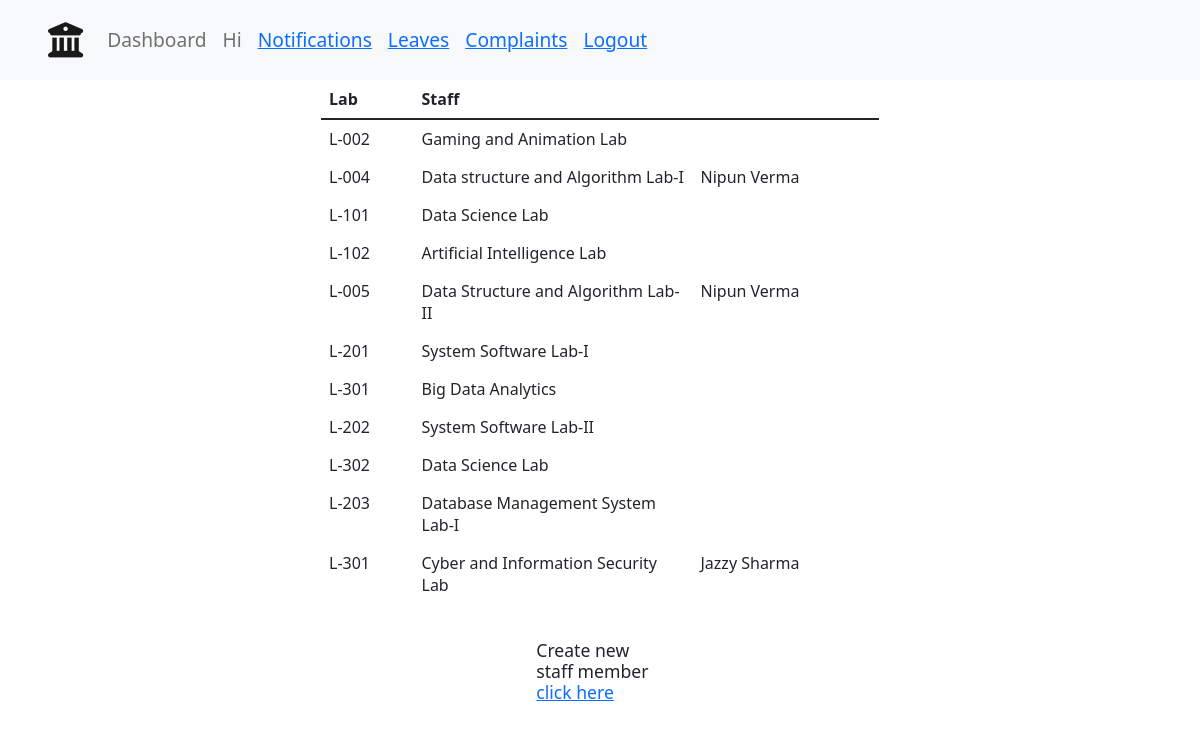
The app's page /admin-dashboard/labs-list/ (signed in), older data.
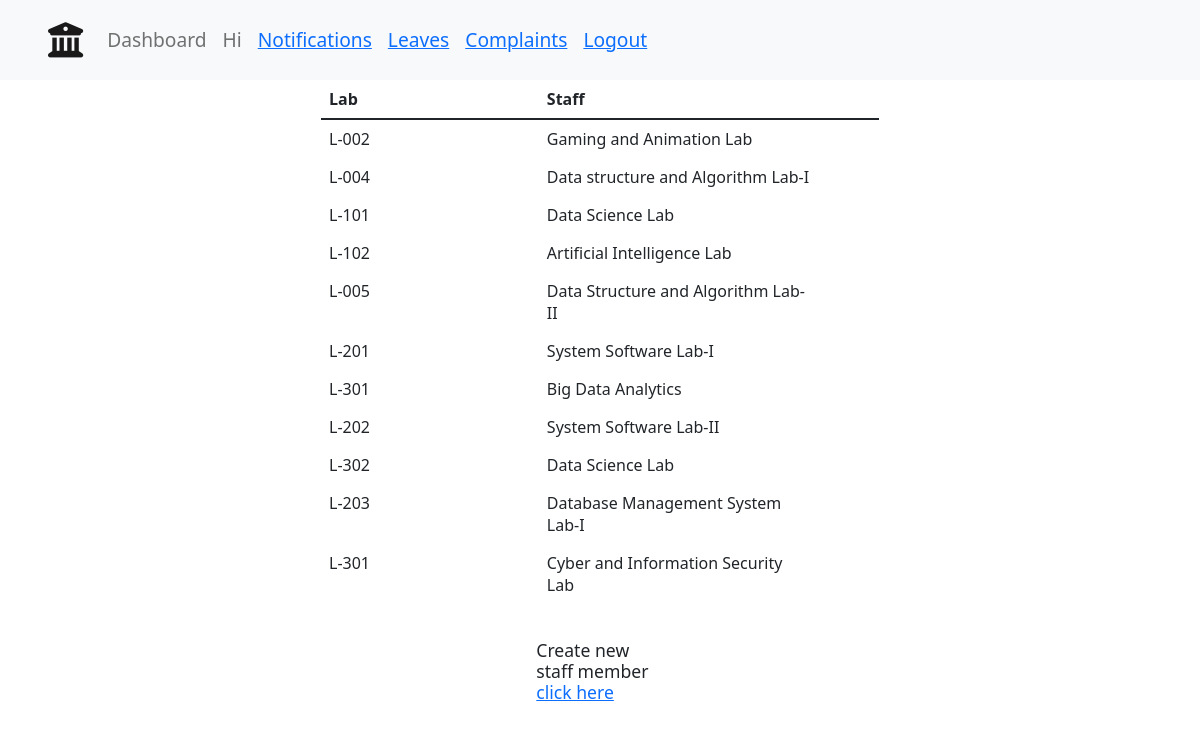
The same page, newer data.
### main/models.py (models this page shows, shortened)
class Lab(models.Model):
    lab = models.CharField(max_length=20, blank=False)
    name = models.CharField(max_length=255, blank=True)
    floor = models.CharField(max_length=10,blank=False, null=False)
    staff = models.ForeignKey("Staff", on_delete=SET_NULL, null=True, blank=True)

class Staff(models.Model):
    name=models.CharField(max_length=100)
    mobile_number=models.IntegerField()
    email=models.EmailField()
    category=models.ForeignKey('Category',on_delete=CASCADE)
    designation=models.ForeignKey('Designation',on_delete=CASCADE)
    agency = models.ForeignKey('Agency',on_delete=CASCADE)

### main/views.py (the view)
# urls.py: path('admin-dashboard/labs-list/', views.adminLabs, name='adminLabs'),
def adminLabs(request):
	if request.user.is_staff:
		labs=Lab.objects.all()
		return render(request, "admin/adminLabs.html", {"labs": labs})
	else:
		return render(request, "pagenotfound.html")

### templates/admin/adminLabs.html
{% extends 'base.html' %}
{% load static %}
{% block body %}
{% include 'navbar.html' with staff=staff%}
<div class="container">
<div class="labs-table">
    <table class="table">
        <thead>
          <tr>
            <th scope="col">Lab</th>
            <th scope="col" style="width: 50%;">Staff</th>
          </tr>
        </thead>
        <tbody>
            {% for lab in labs %}
          <tr>
            <td>{{lab.lab}}</td>
            <td>{{lab.name}}</td>
            <td>{{lab.staff.name}}</td>
          </tr>
          {% endfor %}
        </tbody>
      </table>
    <div class="new-user-form">
        <h6>Create new staff member <a href="#">click here</a></h6>
    </div>
    </div>
</div>
{% endblock body %}

### templates/base.html (shortened to what this page needs)
{% load static %}
<html lang="en">
<head>
    <link rel="stylesheet" href="https://cdn.jsdelivr.net/npm/bootstrap@5.1.3/dist/css/bootstrap.min.css">
    <link rel="stylesheet" href="https://pro.fontawesome.com/releases/v5.10.0/css/all.css"/>
    <link rel="stylesheet" href="{% static 'styles/base.css' %}">
    <link rel="stylesheet" href="https://cdnjs.cloudflare.com/ajax/libs/font-awesome/6.0.0-beta3/css/all.min.css" />
</head>
<body>
    {% block body %}{% endblock %}
</body>
</html>

### templates/navbar.html (shortened to what this page needs)
{% extends "base.html" %}
{% block body %}
<nav class="navbar navbar-expand-lg navbar-light bg-light">
    <a class="navbar-brand" href="{% url 'main:home' %}"><i class="fas fa-university"></i></a>
    <div class="collapse navbar-collapse" id="navbarNav">
      <ul class="navbar-nav">
        <li class="nav-item">
          <a class="nav-link nav_text" href="{% url 'main:home' %}">Dashboard</a>
        </li>
        {% if user.is_authenticated %}
          <li class="nav-link nav_text">
            Hi <a href="{% url 'main:userProfileDetails' %}"> {{ staff.name }} </a>
          </li>
          <li class="nav-link nav_text">
            <a href="{% url 'main:notification' %}"> Notifications</a>
          </li>
          <li class="nav-link nav_text">
            <a href="{% url 'main:userLeaves' %}">Leaves</a>
          </li>
          <li class="nav-link nav_text">
              <a href = "{% url 'main:viewcomplaints' %}">Complaints</a>
          </li>
          <li class="nav-link nav_text"><a href="{% url 'main:logout' %}">Logout</a></li>
        {% else %}
          <li class="nav-link nav_text"><a href="{% url 'main:login' %}">Login</a></li>
        {% endif %}
      </ul>
    </div>
</nav>
  {% endblock %}

### static/styles/base.css (style rules this page uses)
.lab-computers table th, table td, table tbody { border-top: none; border-bottom: none; }
.navbar { padding: 0 3rem; height: 80px; }
.fa-university { font-size: 2.2rem; }
.nav_text { font-size: 1.2rem; }
.new-user-form { width: 30%; margin: 0 auto; padding: 20px; }
.new-user-form h6 { font-size: 1.1rem; }
.labs-table { width: 50%; margin: 0 auto; }

Row changes from the older to the newer data that the page shows:
changed Lab "Data structure and Algorithm Lab-I": staff.name "Nipun Verma" → (not shown)
changed Lab "Data Structure and Algorithm Lab-II": staff.name "Nipun Verma" → (not shown)
changed Lab "Cyber and Information Security Lab": staff.name "Jazzy Sharma" → (not shown)
